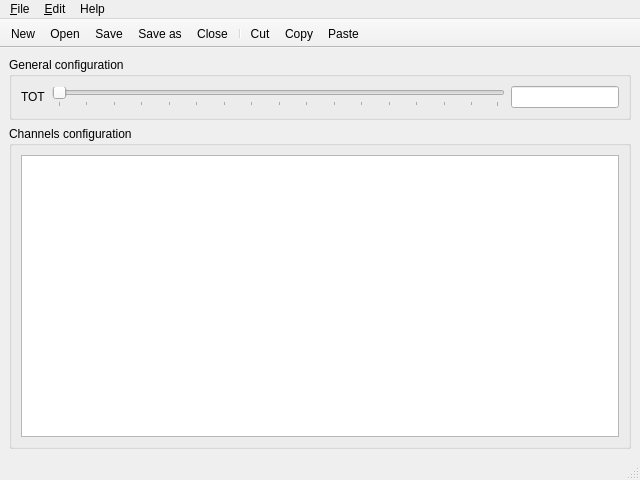
<?xml version="1.0" encoding="UTF-8"?>
<ui version="4.0">
 <class>MainWindow</class>
 <widget class="QMainWindow" name="MainWindow">
  <property name="geometry">
   <rect>
    <x>0</x>
    <y>0</y>
    <width>640</width>
    <height>480</height>
   </rect>
  </property>
  <property name="windowTitle">
   <string>MainWindow</string>
  </property>
  <widget class="QWidget" name="mainContainer">
   <layout class="QVBoxLayout" name="verticalLayout" stretch="0,1">
    <item>
     <widget class="QGroupBox" name="generalConfGroupBox">
      <property name="title">
       <string>General configuration</string>
      </property>
      <layout class="QGridLayout" name="gridLayout" columnstretch="0,1,0">
       <item row="0" column="1">
        <widget class="QSlider" name="totSlider">
         <property name="maximum">
          <number>255</number>
         </property>
         <property name="orientation">
          <enum>Qt::Horizontal</enum>
         </property>
         <property name="tickPosition">
          <enum>QSlider::TicksBelow</enum>
         </property>
         <property name="tickInterval">
          <number>16</number>
         </property>
        </widget>
       </item>
       <item row="0" column="0">
        <widget class="QLabel" name="totLabel">
         <property name="text">
          <string>TOT</string>
         </property>
        </widget>
       </item>
       <item row="0" column="2">
        <widget class="QLineEdit" name="totText">
         <property name="readOnly">
          <bool>true</bool>
         </property>
        </widget>
       </item>
      </layout>
     </widget>
    </item>
    <item>
     <widget class="QGroupBox" name="channelsGroupBox">
      <property name="title">
       <string>Channels configuration</string>
      </property>
      <layout class="QGridLayout" name="gridLayout_2">
       <item row="0" column="0">
        <widget class="QTableView" name="tableView"/>
       </item>
      </layout>
     </widget>
    </item>
   </layout>
  </widget>
  <widget class="QMenuBar" name="menuBar">
   <property name="geometry">
    <rect>
     <x>0</x>
     <y>0</y>
     <width>640</width>
     <height>20</height>
    </rect>
   </property>
   <widget class="QMenu" name="menuFile">
    <property name="title">
     <string>&amp;File</string>
    </property>
    <addaction name="actionFileNew"/>
    <addaction name="actionFileOpen"/>
    <addaction name="separator"/>
    <addaction name="actionFileSave"/>
    <addaction name="actionFileSaveas"/>
    <addaction name="separator"/>
    <addaction name="actionFileClose"/>
    <addaction name="separator"/>
    <addaction name="actionFileQuit"/>
   </widget>
   <widget class="QMenu" name="menuHelp">
    <property name="title">
     <string>Help</string>
    </property>
    <addaction name="actionHelpAbout"/>
   </widget>
   <widget class="QMenu" name="menuEdit">
    <property name="title">
     <string>&amp;Edit</string>
    </property>
    <addaction name="actionEditCut"/>
    <addaction name="actionEditCopy"/>
    <addaction name="actionEditPaste"/>
   </widget>
   <addaction name="menuFile"/>
   <addaction name="menuEdit"/>
   <addaction name="menuHelp"/>
  </widget>
  <widget class="QStatusBar" name="statusBar"/>
  <widget class="QToolBar" name="toolBar">
   <property name="windowTitle">
    <string>toolBar</string>
   </property>
   <property name="movable">
    <bool>false</bool>
   </property>
   <property name="allowedAreas">
    <set>Qt::TopToolBarArea</set>
   </property>
   <property name="iconSize">
    <size>
     <width>24</width>
     <height>24</height>
    </size>
   </property>
   <property name="floatable">
    <bool>false</bool>
   </property>
   <attribute name="toolBarArea">
    <enum>TopToolBarArea</enum>
   </attribute>
   <attribute name="toolBarBreak">
    <bool>false</bool>
   </attribute>
   <addaction name="actionFileNew"/>
   <addaction name="actionFileOpen"/>
   <addaction name="actionFileSave"/>
   <addaction name="actionFileSaveas"/>
   <addaction name="actionFileClose"/>
   <addaction name="separator"/>
   <addaction name="actionEditCut"/>
   <addaction name="actionEditCopy"/>
   <addaction name="actionEditPaste"/>
  </widget>
  <action name="actionFileNew">
   <property name="icon">
    <iconset resource="../resources.qrc">
     <normaloff>:/action/document/new</normaloff>:/action/document/new</iconset>
   </property>
   <property name="text">
    <string>&amp;New</string>
   </property>
  </action>
  <action name="actionFileOpen">
   <property name="icon">
    <iconset resource="../resources.qrc">
     <normaloff>:/action/document/open</normaloff>:/action/document/open</iconset>
   </property>
   <property name="text">
    <string>&amp;Open</string>
   </property>
  </action>
  <action name="actionFileSave">
   <property name="icon">
    <iconset resource="../resources.qrc">
     <normaloff>:/action/document/save</normaloff>:/action/document/save</iconset>
   </property>
   <property name="text">
    <string>&amp;Save</string>
   </property>
  </action>
  <action name="actionFileSaveas">
   <property name="icon">
    <iconset resource="../resources.qrc">
     <normaloff>:/action/document/saveas</normaloff>:/action/document/saveas</iconset>
   </property>
   <property name="text">
    <string>Save &amp;as</string>
   </property>
  </action>
  <action name="actionFileClose">
   <property name="icon">
    <iconset resource="../resources.qrc">
     <normaloff>:/action/document/close</normaloff>:/action/document/close</iconset>
   </property>
   <property name="text">
    <string>&amp;Close</string>
   </property>
  </action>
  <action name="actionFileQuit">
   <property name="icon">
    <iconset resource="../resources.qrc">
     <normaloff>:/action/application/exit</normaloff>:/action/application/exit</iconset>
   </property>
   <property name="text">
    <string>&amp;Quit</string>
   </property>
  </action>
  <action name="actionHelpAbout">
   <property name="icon">
    <iconset resource="../resources.qrc">
     <normaloff>:/action/application/about</normaloff>:/action/application/about</iconset>
   </property>
   <property name="text">
    <string>&amp;About</string>
   </property>
  </action>
  <action name="actionEditCut">
   <property name="icon">
    <iconset resource="../resources.qrc">
     <normaloff>:/action/edit/cut</normaloff>:/action/edit/cut</iconset>
   </property>
   <property name="text">
    <string>&amp;Cut</string>
   </property>
  </action>
  <action name="actionEditCopy">
   <property name="icon">
    <iconset resource="../resources.qrc">
     <normaloff>:/action/edit/copy</normaloff>:/action/edit/copy</iconset>
   </property>
   <property name="text">
    <string>&amp;Copy</string>
   </property>
  </action>
  <action name="actionEditPaste">
   <property name="icon">
    <iconset resource="../resources.qrc">
     <normaloff>:/action/edit/paste</normaloff>:/action/edit/paste</iconset>
   </property>
   <property name="text">
    <string>&amp;Paste</string>
   </property>
  </action>
 </widget>
 <resources>
  <include location="../resources.qrc"/>
 </resources>
 <connections/>
</ui>
